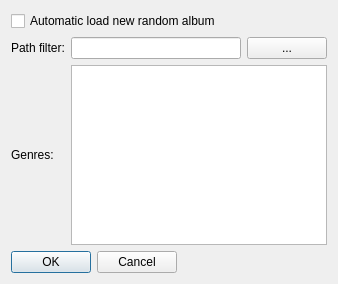
<?xml version="1.0" encoding="UTF-8"?>
<ui version="4.0">
 <class>Dialog</class>
 <widget class="QDialog" name="Dialog">
  <property name="geometry">
   <rect>
    <x>0</x>
    <y>0</y>
    <width>338</width>
    <height>284</height>
   </rect>
  </property>
  <property name="windowTitle">
   <string>Dialog</string>
  </property>
  <layout class="QFormLayout" name="formLayout">
   <item row="0" column="0">
    <widget class="QCheckBox" name="enableRA">
     <property name="toolTip">
      <string>If checked, a random album will be automatically loaded whenever the current playlist reaches its end.</string>
     </property>
     <property name="whatsThis">
      <string/>
     </property>
     <property name="text">
      <string>Automatic load new random album</string>
     </property>
    </widget>
   </item>
   <item row="1" column="0">
    <layout class="QGridLayout" name="gridLayout">
     <item row="0" column="0">
      <widget class="QLabel" name="pathFilterLabel">
       <property name="text">
        <string>Path filter:</string>
       </property>
      </widget>
     </item>
     <item row="0" column="1">
      <widget class="QLineEdit" name="pathFilter">
       <property name="toolTip">
        <string>Limits albums to those whose path contains the filter string.</string>
       </property>
      </widget>
     </item>
     <item row="0" column="2">
      <widget class="QPushButton" name="searchBtn">
       <property name="text">
        <string>...</string>
       </property>
      </widget>
     </item>
     <item row="1" column="0">
      <widget class="QLabel" name="genresLabel">
       <property name="text">
        <string>Genres:</string>
       </property>
      </widget>
     </item>
     <item row="1" column="1" colspan="2">
      <widget class="QListView" name="genresList">
       <property name="editTriggers">
        <set>QAbstractItemView::NoEditTriggers</set>
       </property>
       <property name="selectionMode">
        <enum>QAbstractItemView::MultiSelection</enum>
       </property>
      </widget>
     </item>
    </layout>
   </item>
   <item row="2" column="0">
    <widget class="QDialogButtonBox" name="buttonBox">
     <property name="orientation">
      <enum>Qt::Horizontal</enum>
     </property>
     <property name="standardButtons">
      <set>QDialogButtonBox::Cancel|QDialogButtonBox::Ok</set>
     </property>
    </widget>
   </item>
  </layout>
 </widget>
 <resources/>
 <connections>
  <connection>
   <sender>buttonBox</sender>
   <signal>accepted()</signal>
   <receiver>Dialog</receiver>
   <slot>accept()</slot>
   <hints>
    <hint type="sourcelabel">
     <x>20</x>
     <y>20</y>
    </hint>
    <hint type="destinationlabel">
     <x>20</x>
     <y>20</y>
    </hint>
   </hints>
  </connection>
  <connection>
   <sender>buttonBox</sender>
   <signal>rejected()</signal>
   <receiver>Dialog</receiver>
   <slot>reject()</slot>
   <hints>
    <hint type="sourcelabel">
     <x>20</x>
     <y>20</y>
    </hint>
    <hint type="destinationlabel">
     <x>20</x>
     <y>20</y>
    </hint>
   </hints>
  </connection>
 </connections>
</ui>
